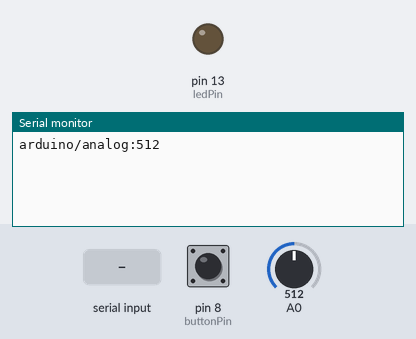
Bench run of a sketch on a simulated Arduino Uno, built with avr-gcc and run on an emulated ATmega328P. Parts: output pins drawn as LEDs (lit = HIGH), the last lines printed to the serial monitor. Inputs (shaded band) come from the test bench; at power-on: pin 8 (buttonPin) LOW, A0 = 512.

Above: at 1.2 s.
1.3 s: pin 8 (buttonPin) pulled HIGH for 0.15 s
At 2.2 s:
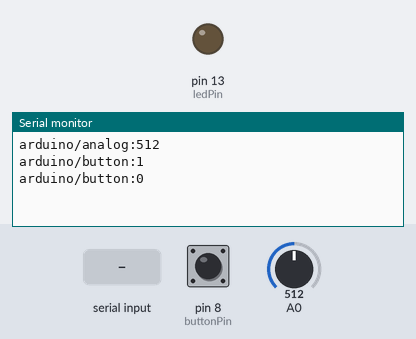
3.0 s: ":\n" received over Serial
At 3.4 s:
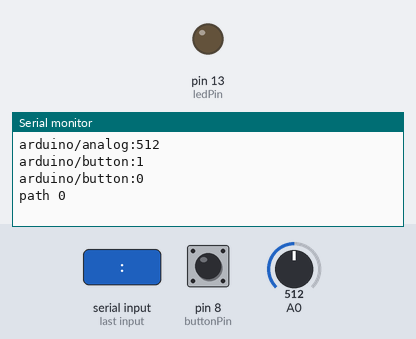

Measured:
- after the input at 1.3 s, the serial monitor: prints a new line at once (image 1)
- after the input at 3.0 s, the serial monitor: prints a new line at once (image 2)

The sketch:

SimpleTest.ino
```cpp
#include <stdlib.h>

char deviceId[] = "arduino";
int ledPin = 13;
int buttonPin = 8;

boolean ledState = false;
int pwm = 0;
int buttonState = 0;
int sensorValue = 0;

int varIndex = 0;
int pathIndex = 0;
int readIndex = 0;
boolean interested = true;
char readBuffer[255];
String keyRead;
String valRead;

char compareString[] = "Mark Hauenstein";

void setup(){
  pinMode(ledPin,OUTPUT);
  pinMode(buttonPin,INPUT);
  Serial.begin(9600);
}

void loop(){

  while(Serial.available() > 0){
    char c = Serial.read();
    if(interested){
      if(c == '/'){
        readBuffer[readIndex] = '\0';
        // read a path segment
        if(pathIndex == 0){
          // first path segment
          //check agains deviceId
          if(strcmp(readBuffer,deviceId) == 0){
            Serial.print("deviceId:");
            Serial.println(readBuffer);
            pathIndex++;
            readIndex = 0;
          } else {
            interested = false;
            pathIndex = 0;
            readIndex = 0;
          }
        } else {
            //other path segments
            Serial.print("path ");
            Serial.println(pathIndex,DEC);
            Serial.println(readBuffer);
            pathIndex++;
            readIndex = 0;
        }
        readIndex = 0;
      } else if(c == ':'){
        readBuffer[readIndex] = '\0';

        Serial.print("path ");
        Serial.println(pathIndex,DEC);
        Serial.println(readBuffer);

        if(strcmp(readBuffer,"led") == 0){
          Serial.print("led");
          //found led
          pathIndex = 0;
          varIndex = 1;
        } else {
            interested = false;
            pathIndex = 0;
            readIndex = 0;
        }
        readIndex = 0;
      } else if(c == '\r'){ // cariage return
        readBuffer[readIndex] = '\0';
        // found value
        Serial.print("value ");
        Serial.println(readBuffer);

        if(varIndex == 1){
          pwm = atoi(readBuffer);
          Serial.println(pwm);
        }

        interested = true;
        pathIndex = 0;
        readIndex = 0;
        varIndex = 0;
      } else { // no special character found
        // add to read buffer
        readBuffer[readIndex] = c;
        readIndex++;
      }
    } else { // not interested
      if(c == '\r'){ // wait for return
        // start from the beginning
        interested = true;
        pathIndex = 0;
        readIndex = 0;
      }
    }
  }

  boolean changed = false;

  int newSensorValue = analogRead(A0);
  if(abs(newSensorValue - sensorValue) > 5){
     sensorValue = newSensorValue;
     Serial.print(deviceId);
     Serial.print("/analog:");
     Serial.println(sensorValue,DEC);
  }

  boolean newButtonState = digitalRead(buttonPin);
  if(buttonState != newButtonState){
    buttonState = newButtonState;
    Serial.print(deviceId);
    Serial.print("/button:");
    Serial.println(buttonState,DEC);
  }

  /*
  if(ledState){
    digitalWrite(ledPin, HIGH);
  } else {
    digitalWrite(ledPin, LOW);
  }
  ledState = !ledState;
  */

  delay(100);
}

int8_t satoi( char *str ){
  int8_t r = 0;
  int len = strlen(str);
  for(int i=0; i<len; i++){
   //Check if this is a number
   if ( str[i] < 0x3a && str[i] > 0x2f){
     // is a ASCII number, return it
     r = r * 10;
   r += (str[i]-0x30);
   }else{
    i = len; //exit!
    r = -1;
    break;
   }
  }
  return r;
 }
```
